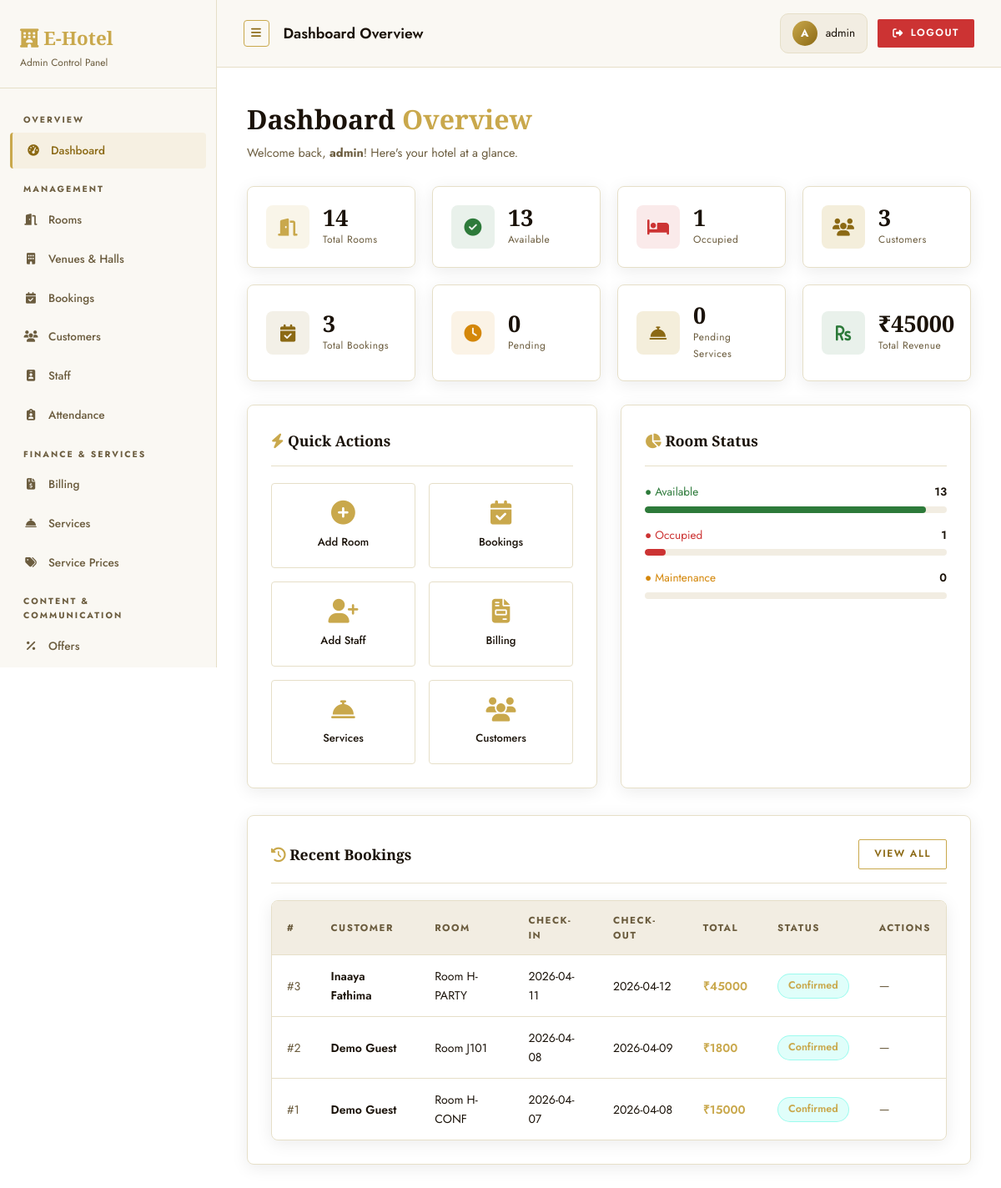
Screenshot of /admin/dashboard (signed in) with the database file from the repository.
### tables this page shows
CREATE TABLE rooms (
                id          INTEGER PRIMARY KEY AUTOINCREMENT,
                room_number TEXT UNIQUE NOT NULL,
                room_type   TEXT NOT NULL,
                price       REAL NOT NULL,
                status      TEXT DEFAULT 'Available',
                description TEXT,
                image_url   TEXT,
                destination TEXT DEFAULT 'Main',
                branch      TEXT DEFAULT 'Main Branch',
                capacity    INTEGER DEFAULT 2,
                category    TEXT DEFAULT 'Room'
            );

CREATE TABLE bookings (
                id          INTEGER PRIMARY KEY AUTOINCREMENT,
                user_id     INTEGER REFERENCES users(id),
                room_id     INTEGER REFERENCES rooms(id),
                check_in    DATE NOT NULL,
                check_out   DATE NOT NULL,
                total_price REAL NOT NULL,
                status      TEXT DEFAULT 'Pending',
                hotel_name  TEXT DEFAULT 'E-Hotel',
                branch      TEXT DEFAULT 'Main Branch',
                created_at  DATETIME DEFAULT CURRENT_TIMESTAMP
            );

CREATE TABLE users (
                id          INTEGER PRIMARY KEY AUTOINCREMENT,
                name        TEXT NOT NULL,
                email       TEXT UNIQUE NOT NULL,
                phone       TEXT,
                password    TEXT NOT NULL,
                created_at  DATETIME DEFAULT CURRENT_TIMESTAMP
            );

### routes/admin_routes.py (the view)
    @app.route('/admin')
    @app.route('/admin/dashboard')
    @admin_required
    def admin_dashboard():
        total_rooms      = query_db("SELECT COUNT(*) AS c FROM rooms WHERE category='Room'", one=True)['c']
        available_rooms  = query_db("SELECT COUNT(*) AS c FROM rooms WHERE status='Available' AND category='Room'", one=True)['c']
        occupied_rooms   = query_db("SELECT COUNT(*) AS c FROM rooms WHERE status='Occupied' AND category='Room'", one=True)['c']
        total_halls      = query_db("SELECT COUNT(*) AS c FROM rooms WHERE category IN ('Hall','Pool','Package')", one=True)['c']
        total_customers  = query_db("SELECT COUNT(*) AS c FROM users", one=True)['c']
        total_bookings   = query_db("SELECT COUNT(*) AS c FROM bookings", one=True)['c']
        pending_bookings = query_db("SELECT COUNT(*) AS c FROM bookings WHERE status='Pending'", one=True)['c']
        pending_services = query_db("SELECT COUNT(*) AS c FROM services WHERE status='Pending'", one=True)['c']
        unread_messages  = query_db("SELECT COUNT(*) AS c FROM messages WHERE is_read=0", one=True)['c']
        revenue_row   = query_db("SELECT SUM(total_amount) AS rev FROM bills WHERE payment_status='Paid'", one=True)
        total_revenue = revenue_row['rev'] or 0
        recent_bookings = query_db("""
            SELECT b.*, u.name AS cust_name, r.room_number, r.category, r.destination, b.branch
            FROM bookings b
            JOIN users u ON u.id = b.user_id
            JOIN rooms r ON r.id = b.room_id
            ORDER BY b.created_at DESC LIMIT 6
        """)
        return render_template(
            'admin/dashboard.html',
            total_rooms=total_rooms, available_rooms=available_rooms,
            occupied_rooms=occupied_rooms, total_halls=total_halls,
            total_customers=total_customers, total_bookings=total_bookings,
            pending_bookings=pending_bookings, pending_services=pending_services,
            total_revenue=total_revenue, recent_bookings=recent_bookings,
            unread_messages=unread_messages
        )

### utils/auth.py (called while the page is built)
def admin_required(f):
    @wraps(f)
    def decorated_function(*args, **kwargs):
        if 'admin_id' not in session:
            flash('Admin login required.', 'warning')
            return redirect(url_for('admin_login'))
        return f(*args, **kwargs)
    return decorated_function

### utils/db.py (called while the page is built)
def get_db():
    db = getattr(g, '_database', None)
    if db is None:
        db = g._database = sqlite3.connect(DATABASE)
        db.row_factory = sqlite3.Row
    return db

def query_db(query, args=(), one=False, commit=False):
    db  = get_db()
    cur = db.execute(query, args)
    if commit:
        db.commit()
        return cur.lastrowid
    rows = cur.fetchall()
    return rows[0] if (one and rows) else (None if one else rows)

### templates/admin/dashboard.html (shortened to what this page needs)
{% extends "admin/base_admin.html" %}
{% block page_title %}Dashboard Overview{% endblock %}
{% block content %}
<div class="panel-header anim-fade-up">
  <h1>Dashboard <span class="text-accent">Overview</span></h1>
  <p>Welcome back, <strong>{{ session.admin_name }}</strong>! Here's your hotel at a glance.</p>
</div>
<div class="stats-grid anim-fade-up-delay-1">
  <div class="stat-card">
    <div class="stat-icon cyan"><i class="fas fa-door-open"></i></div>
    <div><div class="stat-value">{{ total_rooms }}</div><div class="stat-label">Total Rooms</div></div>
  </div>
  <div class="stat-card">
    <div class="stat-icon green"><i class="fas fa-check-circle"></i></div>
    <div><div class="stat-value">{{ available_rooms }}</div><div class="stat-label">Available</div></div>
  </div>
  <div class="stat-card">
    <div class="stat-icon red"><i class="fas fa-bed"></i></div>
    <div><div class="stat-value">{{ occupied_rooms }}</div><div class="stat-label">Occupied</div></div>
  </div>
  <div class="stat-card">
    <div class="stat-icon blue"><i class="fas fa-users"></i></div>
    <div><div class="stat-value">{{ total_customers }}</div><div class="stat-label">Customers</div></div>
  </div>
  <div class="stat-card">
    <div class="stat-icon purple"><i class="fas fa-calendar-check"></i></div>
    <div><div class="stat-value">{{ total_bookings }}</div><div class="stat-label">Total Bookings</div></div>
  </div>
  <div class="stat-card">
    <div class="stat-icon orange"><i class="fas fa-clock"></i></div>
    <div><div class="stat-value">{{ pending_bookings }}</div><div class="stat-label">Pending</div></div>
  </div>
  <div class="stat-card">
    <div class="stat-icon blue"><i class="fas fa-concierge-bell"></i></div>
    <div><div class="stat-value">{{ pending_services }}</div><div class="stat-label">Pending Services</div></div>
  </div>
  <div class="stat-card">
    <div class="stat-icon green"><i class="fas fa-rupee-sign"></i></div>
    <div><div class="stat-value">₹{{ "%.0f"|format(total_revenue) }}</div><div class="stat-label">Total Revenue</div></div>
  </div>
</div>
<div class="grid-2">
  <div class="card anim-fade-up-delay-2">
    <div class="card-header"><h2 class="card-title"><i class="fas fa-bolt text-accent"></i> Quick Actions</h2></div>
    <div class="quick-actions">
      <a href="{{ url_for('admin_add_room') }}" class="quick-action-card" style="text-decoration:none;color:var(--text)">
        <i class="fas fa-plus-circle"></i><p>Add Room</p>
      </a>
      <a href="{{ url_for('admin_bookings') }}" class="quick-action-card" style="text-decoration:none;color:var(--text)">
        <i class="fas fa-calendar-check"></i><p>Bookings</p>
      </a>
      <a href="{{ url_for('admin_add_staff') }}" class="quick-action-card" style="text-decoration:none;color:var(--text)">
        <i class="fas fa-user-plus"></i><p>Add Staff</p>
      </a>
      <a href="{{ url_for('admin_billing') }}" class="quick-action-card" style="text-decoration:none;color:var(--text)">
        <i class="fas fa-file-invoice"></i><p>Billing</p>
      </a>
      <a href="{{ url_for('admin_services') }}" class="quick-action-card" style="text-decoration:none;color:var(--text)">
        <i class="fas fa-concierge-bell"></i><p>Services</p>
      </a>
      <a href="{{ url_for('admin_customers') }}" class="quick-action-card" style="text-decoration:none;color:var(--text)">
        <i class="fas fa-users"></i><p>Customers</p>
      </a>
    </div>
  </div>
  <div class="card anim-fade-up-delay-2">
    <div class="card-header"><h2 class="card-title"><i class="fas fa-chart-pie text-accent"></i> Room Status</h2></div>
    {% set total = total_rooms if total_rooms > 0 else 1 %}
    <div style="display:flex;flex-direction:column;gap:16px">
      {% for label, count, color in [
        ('Available', available_rooms, 'var(--success)'),
        ('Occupied', occupied_rooms, 'var(--danger)'),
        ('Maintenance', total_rooms - available_rooms - occupied_rooms, 'var(--warning)')
      ] %}
      <div>
        <div style="display:flex;justify-content:space-between;margin-bottom:6px;font-size:.85rem">
          <span style="color:{{ color }}">● {{ label }}</span>
          <span style="font-weight:600">{{ count }}</span>
        </div>
        <div style="height:8px;background:var(--bg3);border-radius:4px;overflow:hidden">
          <div style="height:100%;width:{{ [(count / total * 100)|round, 0]|max }}%;background:{{ color }};border-radius:4px;transition:width .6s ease"></div>
        </div>
      </div>
      {% endfor %}
    </div>
  </div>
</div>
<div class="card mt-3 anim-fade-up-delay-3">
  <div class="card-header">
    <h2 class="card-title"><i class="fas fa-history text-accent"></i> Recent Bookings</h2>
    <a href="{{ url_for('admin_bookings') }}" class="btn btn-outline btn-sm">View All</a>
  </div>
  {% if recent_bookings %}
  <div class="table-wrapper">
    <table>
      <thead>
        <tr>
          <th>#</th><th>Customer</th><th>Room</th><th>Check-In</th><th>Check-Out</th><th>Total</th><th>Status</th><th>Actions</th>
        </tr>
      </thead>
      <tbody>
        {% for b in recent_bookings %}
        <tr>
          <td style="color:var(--text2)">#{{ b['id'] }}</td>
          <td style="font-weight:600">{{ b['cust_name'] }}</td>
          <td>Room {{ b['room_number'] }}</td>
          <td>{{ b['check_in'] }}</td>
          <td>{{ b['check_out'] }}</td>
          <td style="color:var(--accent);font-weight:600">₹{{ "%.0f"|format(b['total_price']) }}</td>
          <td>
            {% set s = b['status'] %}
            <span class="status-pill {{ 'pill-pending' if s=='Pending' else 'pill-confirmed' if s=='Confirmed' else 'pill-rejected' if s=='Rejected' else 'pill-checked' }}">
              {{ s }}
            </span>
          </td>
          <td>
            {% if b['status'] == 'Pending' %}
            <form method="post" action="{{ url_for('admin_approve_booking', booking_id=b['id']) }}" style="display:inline">
              <button class="btn btn-success btn-sm">Approve</button>
            </form>
            <form method="post" action="{{ url_for('admin_reject_booking', booking_id=b['id']) }}" style="display:inline">
              <button class="btn btn-danger btn-sm">Reject</button>
            </form>
            {% else %}
            <span class="text-muted">—</span>
            {% endif %}
          </td>
        </tr>
        {% endfor %}
      </tbody>
    </table>
  </div>
  {% else %}
  <div class="empty-state"><i class="fas fa-calendar-times"></i><p>No bookings yet.</p></div>
  {% endif %}
</div>
{% endblock %}

### static/css/style.css (style rules this page uses)
:root { --bg: #ffffff; --bg2: #faf8f3; --bg3: #f2ede2; --card: #ffffff; --border: #e6dfc8; --accent: #c9a84c; --accent2: #e8c96e; --accent3: #f5e9c0; --accent-dark: #8b6914; --text: #1a1209; --text2: #6b5c3e; --danger: #cc3333; --warning: #d4870a; --success: #2d7a3a; --radius: 4px; --radius-lg: 8px; --shadow: 0 12px 48px rgba(201,168,76,0.18); --shadow-soft: 0 4px 20px rgba(0,0,0,0.08); --glow: 0 0 24px rgba(201,168,76,0.35); --trans: all 0.3s cubic-bezier(.4,0,.2,1); }
*, *::before, *::after { box-sizing: border-box; margin: 0; padding: 0; }
body { font-family: 'Jost', sans-serif; background: var(--bg); color: var(--text); line-height: 1.6; min-height: 100vh; overflow-x: hidden; }
h1,h2,h3,h4 { font-family: 'Cormorant Garamond', serif; }
a { color: var(--accent-dark); text-decoration: none; transition: var(--trans); }
.grid-2 { display: grid; grid-template-columns: repeat(2, 1fr); gap: 28px; }
.mt-3 { margin-top: 32px; }
.text-accent { color: var(--accent); }
.text-muted { color: var(--text2); font-size: .9rem; }
.btn { display: inline-flex; align-items: center; gap: 8px; padding: 11px 28px; border-radius: 2px; border: none; font-family: 'Jost', sans-serif; font-size: .85rem; font-weight: 600; cursor: pointer; transition: var(--trans); white-space: nowrap; letter-spacing: 1.5px; text-transform: uppercase; }
.btn-outline { background: transparent; color: var(--accent-dark); border: 1.5px solid var(--accent); }
.btn-sm { padding: 7px 18px; font-size: .75rem; }
.card { background: var(--card); border: 1px solid var(--border); border-radius: var(--radius-lg); padding: 28px; transition: var(--trans); box-shadow: var(--shadow-soft); }
.card-header { display: flex; align-items: center; justify-content: space-between; margin-bottom: 20px; padding-bottom: 16px; border-bottom: 1px solid var(--border); }
.card-title { font-size: 1.1rem; font-weight: 600; font-family: 'Cormorant Garamond', serif; }
.table-wrapper { overflow-x: auto; border-radius: var(--radius-lg); border: 1px solid var(--border); box-shadow: var(--shadow-soft); }
table { width: 100%; border-collapse: collapse; }
thead { background: var(--bg3); }
thead th { padding: 14px 18px; text-align: left; font-size: .72rem; font-weight: 700; color: var(--text2); text-transform: uppercase; letter-spacing: 1.5px; }
tbody td { padding: 14px 18px; border-top: 1px solid var(--border); font-size: .88rem; vertical-align: middle; }
tbody tr { transition: background .2s; }
.panel-header { margin-bottom: 28px; }
.panel-header h1 { font-family: 'Cormorant Garamond', serif; font-size: 2rem; font-weight: 700; }
.panel-header p { color: var(--text2); font-size: .9rem; margin-top: 4px; }
.stats-grid { display: grid; grid-template-columns: repeat(auto-fill, minmax(200px, 1fr)); gap: 20px; margin-bottom: 28px; }
.stat-card { background: var(--card); border: 1px solid var(--border); border-radius: var(--radius-lg); padding: 22px; display: flex; align-items: center; gap: 16px; transition: var(--trans); box-shadow: var(--shadow-soft); }
.stat-icon { width: 52px; height: 52px; border-radius: 8px; display: flex; align-items: center; justify-content: center; font-size: 1.3rem; flex-shrink: 0; }
.stat-icon.cyan { background: rgba(201,168,76,.12); color: var(--accent); }
.stat-icon.blue { background: rgba(201,168,76,.2); color: var(--accent-dark); }
.stat-icon.red { background: rgba(204,51,51,.1); color: var(--danger); }
.stat-icon.green { background: rgba(45,122,58,.1); color: var(--success); }
.stat-icon.purple { background: rgba(139,105,20,.1); color: var(--accent-dark); }
.stat-icon.orange { background: rgba(212,135,10,.1); color: var(--warning); }
.stat-value { font-size: 1.7rem; font-weight: 700; line-height: 1; font-family: 'Cormorant Garamond', serif; }
.stat-label { font-size: .75rem; color: var(--text2); margin-top: 4px; letter-spacing: .5px; }
.anim-fade-up { animation: fadeUp .7s ease both; }
.anim-fade-up-delay-1 { animation: fadeUp .7s ease .15s both; }
.anim-fade-up-delay-2 { animation: fadeUp .7s ease .3s both; }
.anim-fade-up-delay-3 { animation: fadeUp .7s ease .5s both; }
.btn-outline { position: relative; overflow: hidden; z-index: 1; }
.btn-outline::before { content: ''; position: absolute; inset: 0; background: var(--accent); transform: scaleX(0); transform-origin: right; transition: transform 0.35s cubic-bezier(.25,.46,.45,.94); z-index: -1; }

### rows the page displays
rooms: status "Occupied", count "1", {{ [(count / total * 100)|round, 0]|max }} 7.0 (drawn)
bookings: id "3", cust_name "Inaaya Fathima", room_number "H-PARTY", check_in "2026-04-11", check_out "2026-04-12", total_price "45000", status "Confirmed"
bookings: id "2", cust_name "Demo Guest", room_number "J101", check_in "2026-04-08", check_out "2026-04-09", total_price "1800", status "Confirmed"
bookings: id "1", cust_name "Demo Guest", room_number "H-CONF", check_in "2026-04-07", check_out "2026-04-08", total_price "15000", status "Confirmed"

### other values shown
{{ session.admin_name[0].upper() if session.admin_name else 'A' }} "A"
{{ session.admin_name or 'Admin' }} "admin"
{{ session.admin_name }} "admin"
{{ total_rooms }} "14"
{{ available_rooms }} "13"
{{ occupied_rooms }} "1"
{{ total_customers }} "3"
{{ total_bookings }} "3"
{{ pending_bookings }} "0"
{{ pending_services }} "0"
{{ "%.0f"|format(total_revenue) }} "45000"
{{ label }} "Available" "Maintenance"
{{ count }} "13" "0"
